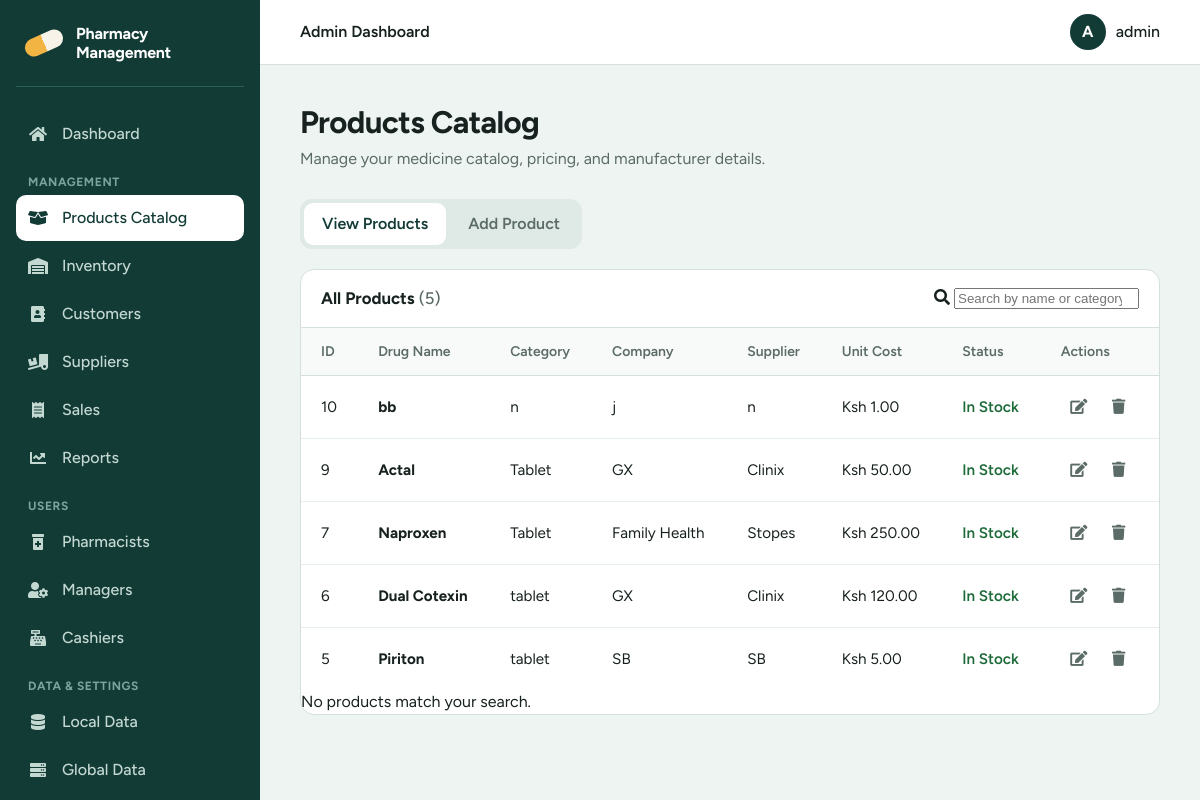
/admin/admin_products.php (signed in), run on the app's committed database.
### tables this page shows
CREATE TABLE `stock` (
  `stock_id` tinyint(5) NOT NULL,
  `drug_name` varchar(20) NOT NULL,
  `category` varchar(20) NOT NULL,
  `description` varchar(50) NOT NULL,
  `company` varchar(20) NOT NULL,
  `supplier` varchar(20) NOT NULL,
  `quantity` int(11) NOT NULL,
  `cost` int(11) NOT NULL,
  `status` enum('Available','Inavailable') NOT NULL,
  `date_supplied` date NOT NULL
);

### admin/admin_products.php (the view, shortened to what this page needs)
<?php
include_once('../connect_db.php');
$message1 = '';
try {
    $stmtView = $con->query("SELECT * FROM stock ORDER BY stock_id DESC");
    $rows = $stmtView->fetchAll(PDO::FETCH_ASSOC);
} catch (PDOException $e) {
    $message1 = "Error loading products: " . htmlspecialchars($e->getMessage());
    $rows = [];
}
$hasError = ($message1 !== '');
include '../includes/head.php';
include '../includes/sidebar_admin.php';
include '../includes/header.php';
?>
<main class="main">
    <h1>Products Catalog</h1>
    <p class="lead">Manage your medicine catalog, pricing, and manufacturer details.</p>
    <div class="tabs" role="tablist">
      <button type="button" class="tab" role="tab" id="tab_1" aria-controls="content_1" aria-selected="<?php echo $hasError ? 'false' : 'true'; ?>">View Products</button>
      <button type="button" class="tab" role="tab" id="tab_2" aria-controls="content_2" aria-selected="<?php echo $hasError ? 'true' : 'false'; ?>">Add Product</button>
    </div>
    <section class="panel card" id="content_1" role="tabpanel" <?php echo $hasError ? 'hidden' : ''; ?>>
      <div class="card-head">
        <h2>All Products <span class="count">(<?php echo count($rows); ?>)</span></h2>
        <?php if (count($rows) > 0): ?>
        <div class="search">
          <i class="fas fa-search" aria-hidden="true"></i>
          <input type="search" id="filter" placeholder="Search by name or category..." aria-label="Search products">
        </div>
        <?php endif; ?>
      </div>
      <?php if (count($rows) === 0): ?>
        <div class="empty">
          <p>No products in the catalog. Add your first product to get started.</p>
          <button type="button" class="btn" data-go="tab_2">Add Product</button>
        </div>
      <?php else: ?>
      <div class="table-wrap">
        <table id="productTable">
          <thead>
            <tr>
              <th>ID</th>
              <th>Drug Name</th>
              <th>Category</th>
              <th>Company</th>
              <th>Supplier</th>
              <th>Unit Cost</th>
              <th>Status</th>
              <th class="actions">Actions</th>
            </tr>
          </thead>
          <tbody>
          <?php foreach ($rows as $row): ?>
            <tr>
              <td class="num"><?php echo htmlspecialchars($row['stock_id']); ?></td>
              <td><strong><?php echo htmlspecialchars($row['drug_name']); ?></strong></td>
              <td><?php echo htmlspecialchars($row['category']); ?></td>
              <td><?php echo htmlspecialchars($row['company']); ?></td>
              <td><?php echo htmlspecialchars($row['supplier']); ?></td>
              <td>Ksh <?php echo number_format($row['cost'], 2); ?></td>
              <td>
                <?php if($row['quantity'] > 0): ?>
                    <span style="color: var(--ok); font-weight: 600;">In Stock</span>
                <?php else: ?>
                    <span style="color: var(--danger); font-weight: 600;">Out of Stock</span>
                <?php endif; ?>
              </td>
              <td class="actions">
                <a class="icon-btn icon-btn--edit" title="Edit" href="edit_product.php?id=<?php echo urlencode($row['stock_id']); ?>"><i class="fas fa-edit"></i></a>
                <a class="icon-btn icon-btn--delete" title="Delete" href="../delete_stock.php?stock_id=<?php echo urlencode($row['stock_id']); ?>" onclick="return confirm('Are you sure you want to delete this product?');"><i class="fas fa-trash"></i></a>
              </td>
            </tr>
          <?php endforeach; ?>
          </tbody>
        </table>
      </div>
      <div class="no-match" id="noMatch">No products match your search.</div>
      <?php endif; ?>
    </section>
</main>
<?php include '../includes/footer.php'; ?>

### includes/head.php (style rules this page uses)
:root { --pine: #123b36; --pine-soft: #1c524b; --pine-line: #2a5f57; --amber: #f2b544; --mist: #eef4f1; --paper: #ffffff; --ink: #17211f; --ink-soft: #5b6b67; --line: #d5e0dc; --danger: #b3261e; --danger-bg: #fdecea; --ok: #1e6b3a; --ok-bg: #e6f4ea; --radius: 10px; --sidebar: 260px; --font: "Figtree", system-ui, -apple-system, sans-serif; }
*, *::before, *::after { box-sizing: border-box; }
html { -webkit-text-size-adjust: 100%; }
body { margin: 0; font-family: var(--font); font-size: 16px; line-height: 1.5; color: var(--ink); background: var(--mist); }
a { color: inherit; text-decoration: none; }
.main { margin-left: var(--sidebar); padding: 40px; max-width: 1200px; }
.main h1 { margin: 0 0 6px; font-size: clamp(1.6rem, 2.6vw, 2.2rem); line-height: 1.15; letter-spacing: -0.02em; }
.main .lead { margin: 0 0 28px; color: var(--ink-soft); }
.card { background: var(--paper); border: 1px solid var(--line); border-radius: 14px; overflow: hidden; }
.card-head { display: flex; align-items: center; justify-content: space-between; gap: 16px; flex-wrap: wrap; padding: 16px 20px; border-bottom: 1px solid var(--line); }
.card-head h2 { margin: 0; font-size: 1.05rem; }
.count { color: var(--ink-soft); font-weight: 500; }
.table-wrap { overflow-x: auto; }
table { width: 100%; border-collapse: collapse; font-size: 0.95rem; }
th, td { padding: 13px 20px; text-align: left; white-space: nowrap; }
th { font-size: 0.875rem; font-weight: 600; color: var(--ink-soft); background: #f7faf9; border-bottom: 1px solid var(--line); }
td { border-bottom: 1px solid #e6eeeb; }
tbody tr:last-child td { border-bottom: 0; }
.icon-btn { display: inline-grid; place-items: center; width: 36px; height: 36px; border-radius: 8px; color: var(--ink-soft); transition: background-color .15s, color .15s; }
.tabs { display: inline-flex; gap: 4px; padding: 4px; margin-bottom: 20px; background: #dfe9e5; border-radius: 12px; }
.tab { padding: 9px 18px; font: inherit; font-weight: 600; color: var(--ink-soft); background: transparent; border: 0; border-radius: 9px; cursor: pointer; transition: background-color .15s, color .15s; }
.tab[aria-selected="true"] { background: var(--paper); color: var(--pine); }

### data on the page
stock: stock_id "10", drug_name "bb", category "n", company "j", supplier "n", cost "1.00", quantity "In Stock"
stock: stock_id "9", drug_name "Actal", category "Tablet", company "GX", supplier "Clinix", cost "50.00", quantity "In Stock"
stock: stock_id "7", drug_name "Naproxen", category "Tablet", company "Family Health", supplier "Stopes", cost "250.00", quantity "In Stock"
stock: stock_id "6", drug_name "Dual Cotexin", category "tablet", company "GX", supplier "Clinix", cost "120.00", quantity "In Stock"
stock: stock_id "5", drug_name "Piriton", category "tablet", company "SB", supplier "SB", cost "5.00", quantity "In Stock"

### other printed values
$topbar_title "Admin Dashboard"
substr($user, 0, 1) "A"
$user "admin"
count($rows) "5"
